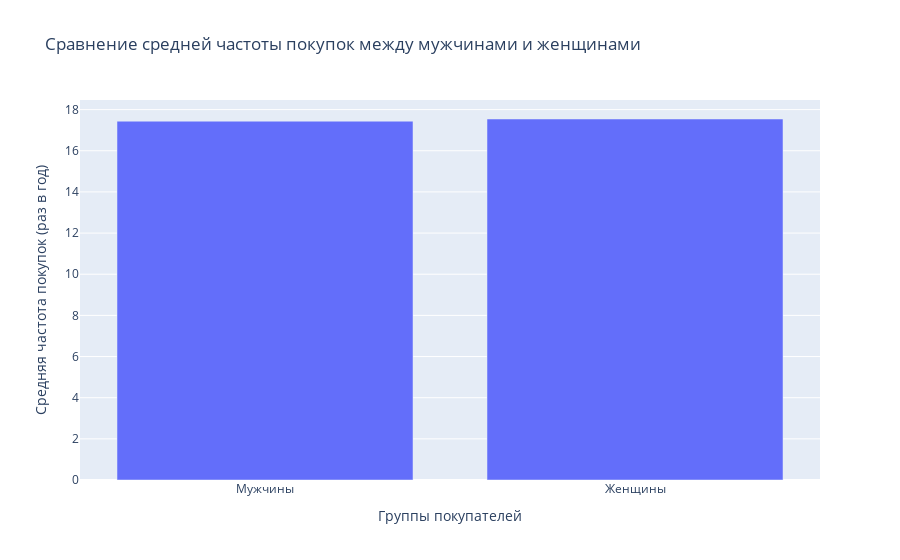
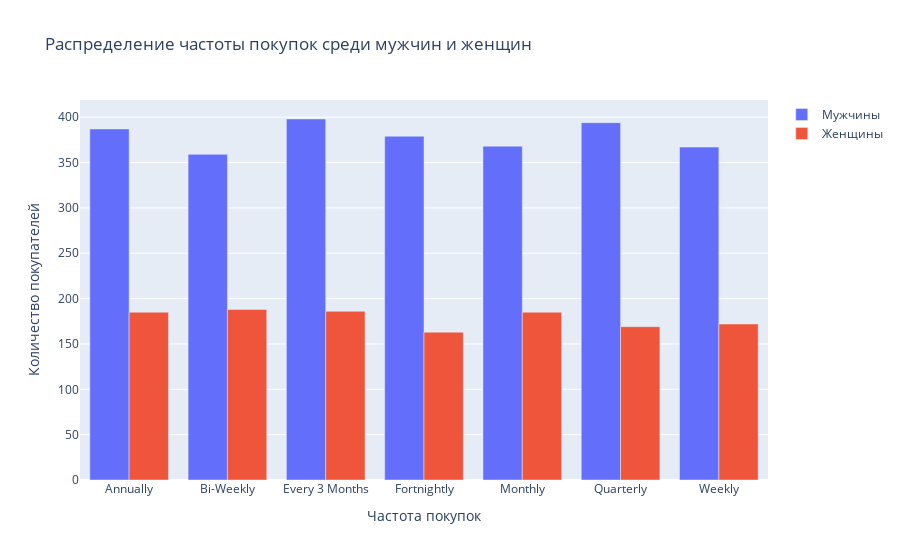

Notebook source saved alongside these figures, in order:
### Code cell
# Мужчины совершают покупки реже, чем женщины ('Frequency of Purchases').

male_buyers = data[data['Gender'] == 'Male']
female_buyers = data[data['Gender'] == 'Female']

# Вычисляем среднюю частоту покупок для мужчин и женщин
avg_frequency_male = male_buyers['Frequency Numeric'].mean()
avg_frequency_female = female_buyers['Frequency Numeric'].mean()

print(f"Средняя частота покупок у мужчин: {avg_frequency_male:.2f} раз в год")
print(f"Средняя частота покупок у женщин: {avg_frequency_female:.2f} раз в год")

t_stat, p_value = ttest_ind(
    male_buyers['Frequency Numeric'],
    female_buyers['Frequency Numeric'],
    equal_var=False  # Предполагаем разные дисперсии
)

print(f"T-статистика: {t_stat:.2f}")
print(f"P-значение: {p_value:.4f}")

interpret(p_value)

# Шаг 5: Визуализация данных
categories = ['Мужчины', 'Женщины']
values = [avg_frequency_male, avg_frequency_female]

fig = go.Figure(data=[
    go.Bar(name='Средняя частота покупок (раз в год)', x=categories, y=values)
])

fig.update_layout(
    title="Сравнение средней частоты покупок между мужчинами и женщинами",
    xaxis_title="Группы покупателей",
    yaxis_title="Средняя частота покупок (раз в год)",
    template="plotly"
)

fig.show()


frequency_gender_counts = data.groupby(['Frequency of Purchases', 'Gender']).size().unstack(fill_value=0)

frequency_options = frequency_gender_counts.index.tolist()
male_counts = frequency_gender_counts['Male']
female_counts = frequency_gender_counts['Female']

fig = go.Figure()

fig.add_trace(go.Bar(
    x=frequency_options,
    y=male_counts,
    name='Мужчины'
))

fig.add_trace(go.Bar(
    x=frequency_options,
    y=female_counts,
    name='Женщины'
))

fig.update_layout(
    title="Распределение частоты покупок среди мужчин и женщин",
    xaxis_title="Частота покупок",
    yaxis_title="Количество покупателей",
    barmode='group',
    template="plotly"
)

fig.show()

### Figure 1 — Plotly figure (JSON) as saved in the notebook; plotly's stock layout.template omitted (floating-point values rounded to 4 significant figures)
{"data": [{"name": "Средняя частота покупок (раз в год)", "type": "bar", "x": ["Мужчины", "Женщины"], "y": [17.44, 17.54]}], "layout": {"title": {"text": "Сравнение средней частоты покупок между мужчинами и женщинами"}, "xaxis": {"title": {"text": "Группы покупателей"}}, "yaxis": {"title": {"text": "Средняя частота покупок (раз в год)"}}}}

### Figure 2 — Plotly figure (JSON) as saved in the notebook; plotly's stock layout.template omitted (floating-point values rounded to 4 significant figures)
{"data": [{"name": "Мужчины", "type": "bar", "x": ["Annually", "Bi-Weekly", "Every 3 Months", "Fortnightly", "Monthly", "Quarterly", "Weekly"], "y": [387, 359, 398, 379, 368, 394, 367]}, {"name": "Женщины", "type": "bar", "x": ["Annually", "Bi-Weekly", "Every 3 Months", "Fortnightly", "Monthly", "Quarterly", "Weekly"], "y": [185, 188, 186, 163, 185, 169, 172]}], "layout": {"barmode": "group", "title": {"text": "Распределение частоты покупок среди мужчин и женщин"}, "xaxis": {"title": {"text": "Частота покупок"}}, "yaxis": {"title": {"text": "Количество покупателей"}}}}
